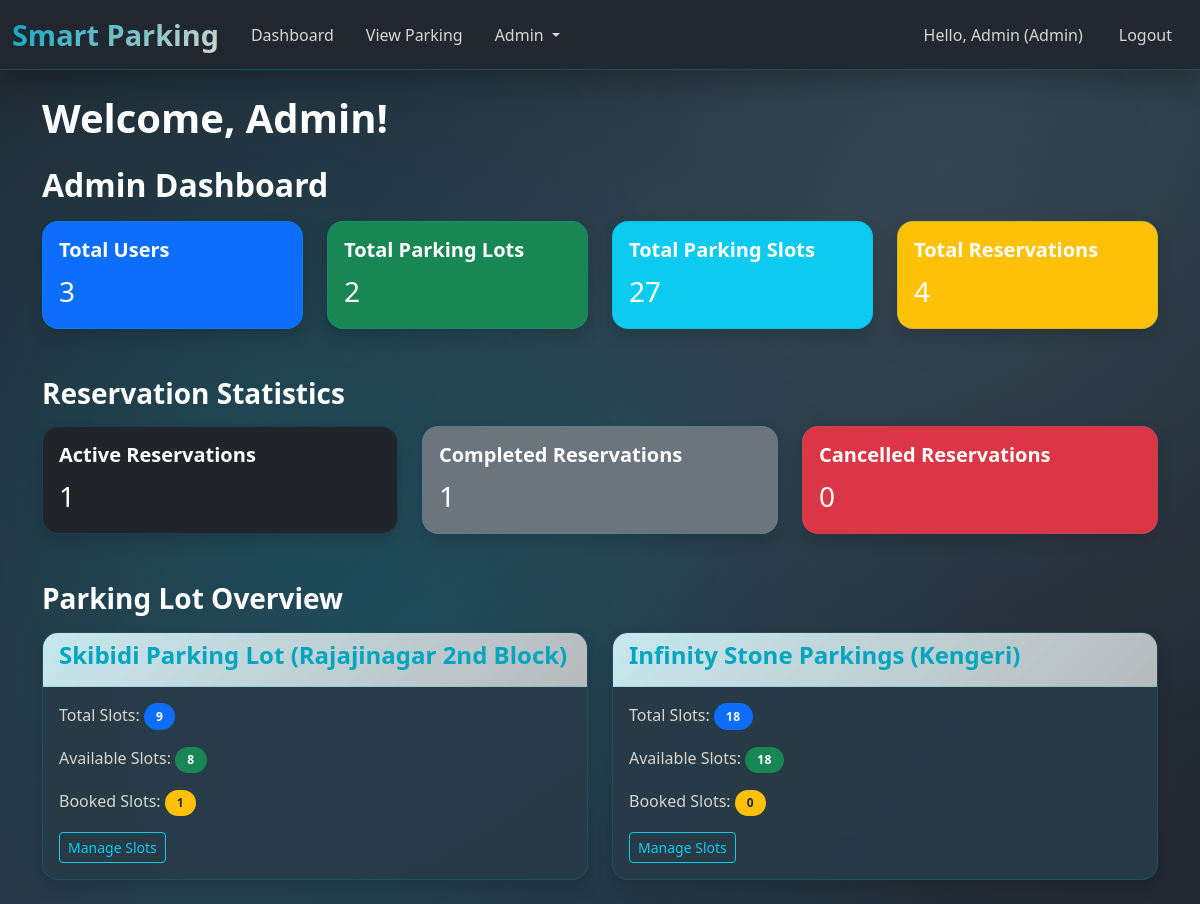
The page /dashboard (signed in) on the database its author committed.
### models/user.py (models this page shows, shortened)
class User(db.Model, UserMixin):
    id = db.Column(db.Integer, primary_key=True)
    name = db.Column(db.String(100), nullable=False)
    email = db.Column(db.String(120), unique=True, nullable=False)
    password = db.Column(db.String(200), nullable=False)
    role = db.Column(db.String(20), default='user') # 'user' or 'admin'
    reservations = db.relationship('Reservation', backref='user', lazy=True)
    @property
    def is_admin(self):
        return self.role == 'admin'

### models/lot.py (models this page shows, shortened)
class ParkingLot(db.Model):
    id = db.Column(db.Integer, primary_key=True)
    name = db.Column(db.String(100), unique=True, nullable=False)
    location = db.Column(db.String(200), nullable=False)
    price = db.Column(db.Float, nullable=True)
    address = db.Column(db.String(255), nullable=True)
    pin_code = db.Column(db.String(20), nullable=True)
    maximum_number_of_spots = db.Column(db.Integer, nullable=True)
    slots = db.relationship('ParkingSlot', backref='lot', lazy=True, cascade="all, delete-orphan")

### controllers/main_controller.py (the view, shortened to what this page needs)
@main_bp.route('/dashboard')
@login_required
def dashboard():
    if current_user.is_admin:
        total_users = User.query.count()
        total_lots = ParkingLot.query.count()
        total_slots = ParkingSlot.query.count()
        total_reservations = Reservation.query.count()
        active_reservations = Reservation.query.filter(Reservation.status == 'active').count()
        completed_reservations = Reservation.query.filter(Reservation.status == 'completed').count()
        cancelled_reservations = Reservation.query.filter(Reservation.status == 'cancelled').count()
        lots_with_slots = []
        for lot in ParkingLot.query.all():
            total = len(lot.slots)
            booked = ParkingSlot.query.filter_by(lot_id=lot.id, status='booked').count()
            occupied = ParkingSlot.query.filter_by(lot_id=lot.id, status='occupied').count()
            booked_count = booked + occupied
            available = total - booked_count
            lots_with_slots.append({'lot': lot, 'total': total, 'booked': booked_count, 'available': available})
        return render_template(
            'dashboard.html',
            is_admin=True,
            total_users=total_users,
            total_lots=total_lots,
            total_slots=total_slots,
            total_reservations=total_reservations,
            active_reservations=active_reservations,
            completed_reservations=completed_reservations,
            cancelled_reservations=cancelled_reservations,
            lots_with_slots=lots_with_slots
        )

### app.py (called while the page is built)
@login_manager.user_loader
def load_user(user_id):
    return User.query.get(int(user_id))

@app.context_processor
def inject_globals():
    return dict(current_user=current_user, now=datetime.utcnow)

### templates/dashboard.html (shortened to what this page needs)
{% extends "base.html" %}
{% block content %}
<h1 class="mb-4" style="color: rgb(255, 255, 255);">Welcome, {{ current_user.name }}!</h1>
{% if is_admin %}
    <h2 class="mb-3" style="color: rgb(255, 255, 255);">Admin Dashboard</h2>
    <div class="row">
        <div class="col-md-3 mb-4">
            <div class="card text-white bg-primary shadow">
                <div class="card-body">
                    <h5 style="color: rgb(255, 255, 255);" class="card-title">Total Users</h5>
                    <p style="color: rgb(255, 255, 255);" class="card-text fs-3">{{ total_users }}</p>
                </div>
            </div>
        </div>
        <div class="col-md-3 mb-4">
            <div class="card text-white bg-success shadow">
                <div class="card-body">
                    <h5 style="color: rgb(255, 255, 255);" class="card-title">Total Parking Lots</h5>
                    <p style="color: rgb(255, 255, 255);" class="card-text fs-3">{{ total_lots }}</p>
                </div>
            </div>
        </div>
        <div class="col-md-3 mb-4">
            <div class="card text-white bg-info shadow">
                <div class="card-body">
                    <h5 style="color: rgb(255, 255, 255);" class="card-title">Total Parking Slots</h5>
                    <p style="color: rgb(255, 255, 255);" class="card-text fs-3">{{ total_slots }}</p>
                </div>
            </div>
        </div>
        <div class="col-md-3 mb-4">
            <div class="card text-white bg-warning shadow">
                <div class="card-body">
                    <h5 style="color: rgb(255, 255, 255);" class="card-title">Total Reservations</h5>
                    <p style="color: rgb(255, 255, 255);" class="card-text fs-3">{{ total_reservations }}</p>
                </div>
            </div>
        </div>
    </div>
    <h3 class="mt-4 mb-3" style="color: rgb(255, 255, 255);">Reservation Statistics</h3>
    <div class="row">
        <div class="col-md-4 mb-4">
            <div class="card text-white bg-dark shadow">
                <div class="card-body">
                    <h5 style="color: rgb(255, 255, 255);" class="card-title">Active Reservations</h5>
                    <p style="color: rgb(255, 255, 255);" class="card-text fs-3">{{ active_reservations }}</p>
                </div>
            </div>
        </div>
        <div class="col-md-4 mb-4">
            <div class="card text-white bg-secondary shadow">
                <div class="card-body">
                    <h5 class="card-title" style="color: rgb(255, 255, 255);">Completed Reservations</h5>
                    <p class="card-text fs-3" style="color: rgb(255, 255, 255);">{{ completed_reservations }}</p>
                </div>
            </div>
        </div>
        <div class="col-md-4 mb-4">
            <div class="card text-white bg-danger shadow">
                <div class="card-body">
                    <h5 class="card-title" style="color: rgb(255, 255, 255);">Cancelled Reservations</h5>
                    <p class="card-text fs-3" style="color: rgb(255, 255, 255);">{{ cancelled_reservations }}</p>
                </div>
            </div>
        </div>
    </div>
    <h3 class="mt-4 mb-3" style="color: rgb(255, 255, 255);">Parking Lot Overview</h3>
    <div class="row">
        {% for lot_data in lots_with_slots %}
        <div class="col-md-6 mb-4">
            <div class="card shadow">
                <div class="card-header bg-light">
                    <h4>{{ lot_data.lot.name }} ({{ lot_data.lot.location }})</h4>
                </div>
                <div class="card-body">
                    <p>Total Slots: <span class="badge bg-primary">{{ lot_data.total }}</span></p>
                    <p>Available Slots: <span class="badge bg-success">{{ lot_data.available }}</span></p>
                    <p>Booked Slots: <span class="badge bg-warning text-dark">{{ lot_data.booked }}</span></p>
                    <a href="{{ url_for('main.admin_slots', lot_id=lot_data.lot.id) }}" class="btn btn-sm btn-outline-info">Manage Slots</a>
                </div>
            </div>
        </div>
        {% endfor %}
    </div>
{% endif %}
{% endblock %}

### templates/base.html (shortened to what this page needs)
<!DOCTYPE html>
<html lang="en">
<head>
    <link href="https://cdn.jsdelivr.net/npm/bootstrap@5.3.3/dist/css/bootstrap.min.css" rel="stylesheet">
    <link rel="stylesheet" href="{{ url_for('static', filename='css/styles.css') }}">
</head>
<body>
    <nav class="navbar navbar-expand-lg navbar-dark bg-dark">
        <div class="container-fluid">
            <a class="navbar-brand" href="{{ url_for('main.dashboard') }}">Smart Parking</a>
            <div class="collapse navbar-collapse" id="navbarNav">
                <ul class="navbar-nav me-auto mb-2 mb-lg-0">
                    {% if current_user.is_authenticated %}
                        <li class="nav-item">
                            <a class="nav-link" href="{{ url_for('main.dashboard') }}">Dashboard</a>
                        </li>
                        <li class="nav-item">
                            <a class="nav-link" href="{{ url_for('main.view_parking') }}">View Parking</a>
                        </li>
                        {% if current_user.is_admin %}
                        <li class="nav-item dropdown">
                            <a class="nav-link dropdown-toggle" href="#" id="adminDropdown" role="button" data-bs-toggle="dropdown" aria-expanded="false">
                              Admin
                            </a>
                        </li>
                        {% endif %}
                    {% endif %}
                </ul>
                <ul class="navbar-nav">
                    {% if current_user.is_authenticated %}
                        <li class="nav-item">
                            <span class="nav-link text-white">Hello, {{ current_user.name }} ({{ current_user.role | capitalize }})</span>
                        </li>
                        <li class="nav-item">
                            <a class="nav-link btn btn-outline-light ms-2" href="{{ url_for('auth.logout') }}">Logout</a>
                        </li>
                    {% endif %}
                </ul>
            </div>
        </div>
    </nav>
    <div class="container mt-4">
        {% block content %}{% endblock %}
    </div>
</body>
</html>

### static/css/styles.css (style rules this page uses)
body { background: linear-gradient(135deg, #222831 0%, #283b48 50%, #222831 100%); background-attachment: fixed; font-family: 'Segoe UI', Tahoma, Geneva, Verdana, sans-serif; min-height: 100vh; position: relative; color: #d8d7ce; }
body::before { content: ''; position: fixed; top: 0; left: 0; width: 100%; height: 100%; background: radial-gradient(circle at 20% 50%, rgba(0, 166, 192, 0.15) 0%, transparent 50%), radial-gradient(circle at 80% 20%, rgba(216, 215, 206, 0.08) 0%, transparent 50%), radial-gradient(circle at 40% 80%, rgba(0, 166, 192, 0.1) 0%, transparent 50%); animation: float 20s ease-in-out infinite; pointer-events: none; z-index: -1; }
.navbar { backdrop-filter: blur(10px); background: rgba(34, 40, 49, 0.95) !important; box-shadow: 0 8px 32px rgba(0, 0, 0, 0.3); border-bottom: 1px solid rgba(0, 166, 192, 0.3); }
.navbar-brand { font-weight: 700; font-size: 1.8rem; background: linear-gradient(135deg, #00a6c0, #d8d7ce); -webkit-background-clip: text; -webkit-text-fill-color: transparent; background-clip: text; text-shadow: none; }
.navbar .btn { border-radius: 0.5rem; padding: 0.5rem 1rem; font-weight: 600; margin-left: 0.5rem; transition: all 0.3s ease; color: #d8d7ce; }
.navbar-nav .nav-link { color: #d8d7ce !important; font-weight: 500; margin: 0 0.25rem; padding: 0.5rem 0.75rem !important; border-radius: 0.5rem; transition: all 0.3s ease; }
.card { background: rgba(40, 59, 72, 0.9); backdrop-filter: blur(20px); border: 1px solid rgba(0, 166, 192, 0.2); border-radius: 1rem; box-shadow: 0 8px 32px rgba(0, 0, 0, 0.3); overflow: hidden; transition: all 0.3s cubic-bezier(0.4, 0, 0.2, 1); color: #d8d7ce; }
.card-header { background: linear-gradient(135deg, rgba(0, 166, 192, 0.2), rgba(34, 40, 49, 0.3)); border-bottom: 1px solid rgba(0, 166, 192, 0.2); font-weight: 600; color: #d8d7ce; }
.badge { padding: 0.6em 1em; font-size: 0.75em; font-weight: 600; border-radius: 50px; text-transform: uppercase; letter-spacing: 0.5px; }
.card.bg-dark { background: rgba(34, 40, 49, 0.95); backdrop-filter: blur(20px); border: 1px solid rgba(0, 166, 192, 0.2); color: #d8d7ce; }
.card.bg-dark .card-body { background-color: transparent; color: #d8d7ce; }
.container, .container-fluid { position: relative; z-index: 1; }
h1, h2, h3, h4, h5, h6 { color: #d8d7ce; font-weight: 600; }
p, span, div { color: #d8d7ce; }
a { color: #00a6c0; text-decoration: none; transition: all 0.3s ease; }
.card { animation: cardLoad 0.6s ease-out forwards; }
html { scroll-behavior: smooth; }
h3.text-white, h4.text-white, .card-header h3, .card-header h4 { color: #00a6c0 !important; }
.navbar { z-index: 1100; position: relative; }

### rows shown on the page
User: name "Admin", role "Admin"
ParkingLot: lot.name "Skibidi Parking Lot", lot.location "Rajajinagar 2nd Block"
ParkingLot: lot.name "Infinity Stone Parkings", lot.location "Kengeri"

### other values the page prints
{{ total_users }} "3"
{{ total_lots }} "2"
{{ total_slots }} "27"
{{ total_reservations }} "4"
{{ active_reservations }} "1"
{{ completed_reservations }} "1"
{{ cancelled_reservations }} "0"
{{ lot_data.total }} "9" "18"
{{ lot_data.available }} "8" "18"
{{ lot_data.booked }} "1" "0"
